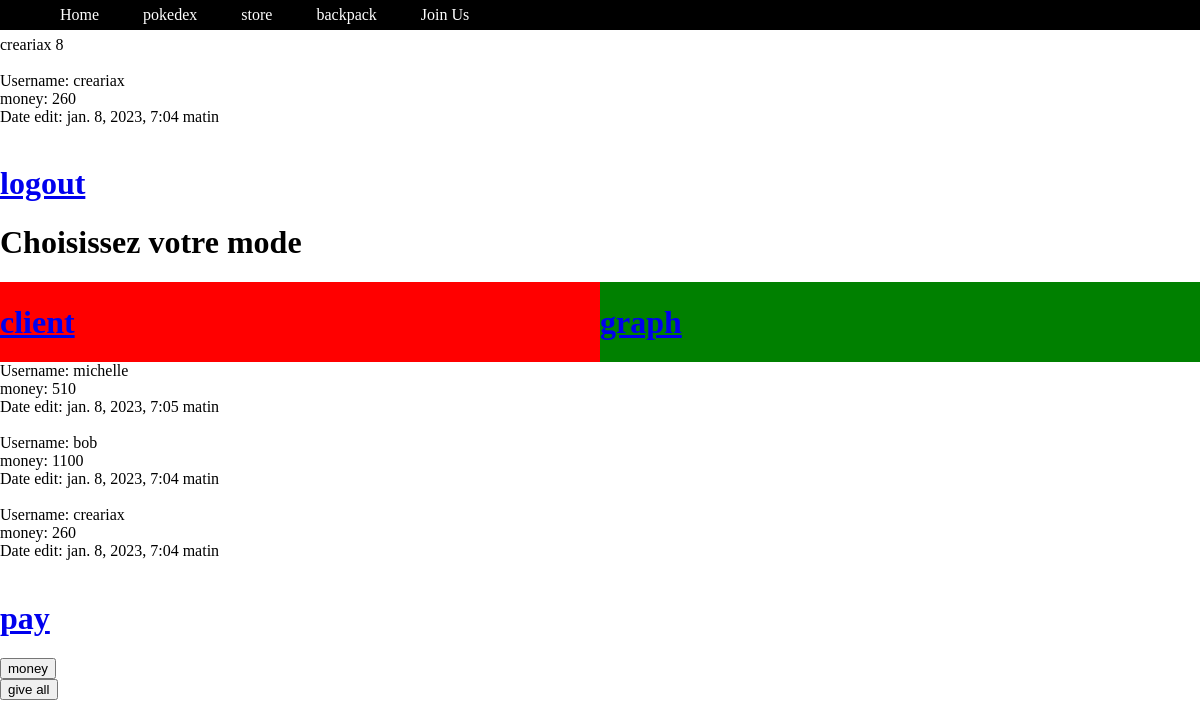
Before: / (signed in) with the older database file.
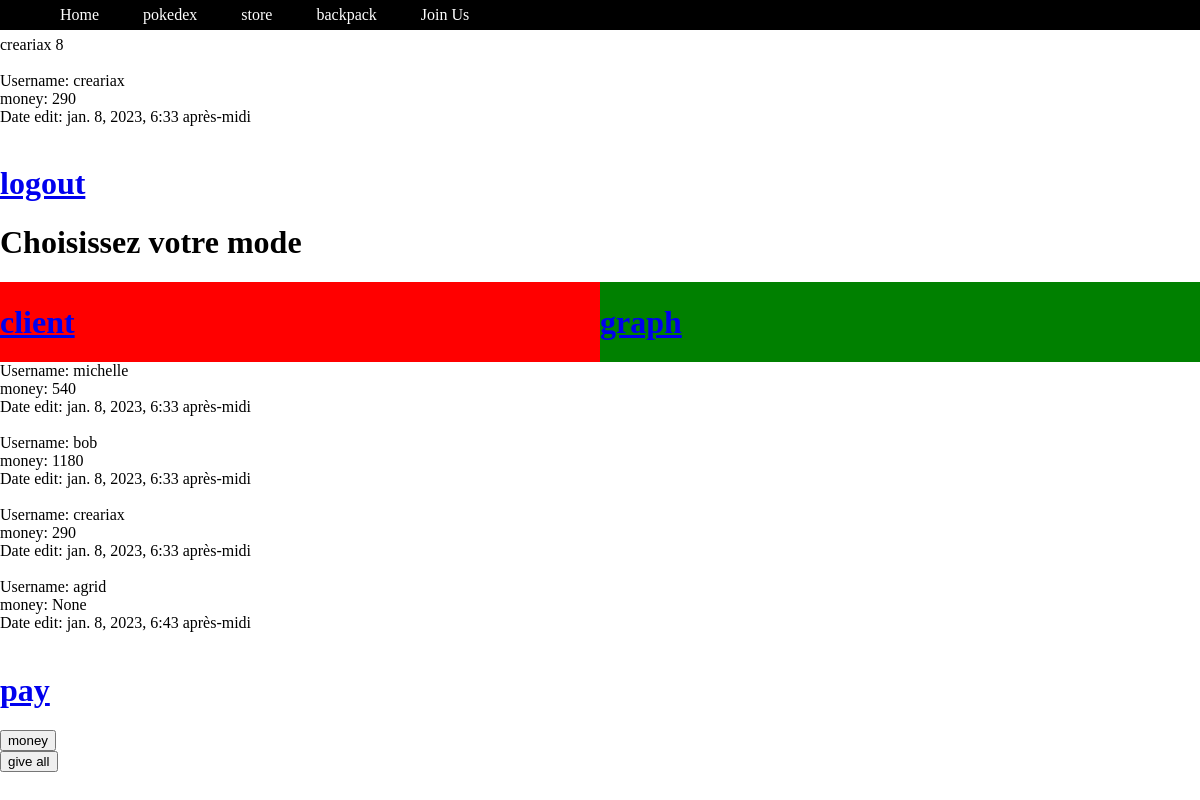
After: the same page with the newer database file.
### authentication/models.py (models this page shows)
class Profile(models.Model):
    user = models.OneToOneField(User, on_delete=models.CASCADE)
    follows = models.ManyToManyField("self",
                                     related_name="followed_by",
                                     symmetrical=False,
                                     blank=True)
    date_modified = models.DateTimeField(User, auto_now=True)
    money = models.IntegerField(default=100)
    my_objects = models.CharField(default=[0, 0, 0, 0], max_length=40)
    def __str__(self):
        return self.user.username

### relaigraph/views.py (the view)
# urls.py: path('', index),
def index(request):
    current_user = request.user
    if current_user.is_authenticated:
        my_id = request.user.id
        admin = False
        if current_user.username == 'admin':
            admin = True
        profiles = Profile.objects.all()
        profile = Profile.objects.filter(user=current_user)
        if 'money' in request.POST:
            for pr in profiles:
                if pr.user.username == current_user.username:
                    pr.money += 10
                    pr.save()
                    print("add", current_user.username)
        elif 'give_all' in request.POST:
            for pr in profiles:
                pr.money += 10
                pr.save()
                print("add", current_user.username)
        return render(request, "index.html", context={"admin": admin,
                                                      "profiles": profiles,
                                                      "id": my_id,
                                                      "user": current_user,
                                                      "profile": profile})
    else:
        return render(request, "index.html")

### relaigraph/templates/index.html (shortened to what this page needs)
{% extends 'navbar.html' %}
{% block nav %}
    <div id="top">
        {% if user.is_authenticated %}
            {{ user.username }}
            {{ id }}
            <br>
            <br>
            {% for pr in profile %}
                Username: {{ pr }}<br>
                money: {{ pr.money }}<br>
                Date edit: {{ pr.date_modified }}<br>
                <br>
            {% endfor %}
        <a href="/logout"><h1>logout</h1></a>
        {% else %}
        <a href="/register"><h1>register</h1></a>
        <a href="/login"><h1>login</h1></a>
        {% endif %}
    </div>
    <h1>Choisissez votre mode</h1>
    <div id="client">
        <a href="/client"><h1>client</h1></a>
    </div>
    <div id="graph">
        <a href="/graph"><h1>graph</h1></a>
    </div>
    {% for p in profiles %}
        Username: {{ p }}<br>
        money: {{ p.money }}<br>
        Date edit: {{ p.date_modified }}<br>
        <br>
    {% endfor %}
    <a href="/payment"><h1>pay</h1></a>
    <form method="POST" class="post_form" name="money">
        <button type="submit" class="save_btn" name="money">
            money
        </button>
    </form>
    <form method="POST" class="post_form" name="give_all">
        <button type="submit" class="save_btn" name="give_all">
            give all
        </button>
    </form>
{% endblock %}

### relaigraph/templates/navbar.html (shortened to what this page needs)
{% load static %}
<!DOCTYPE html>
<html lang="en">
<head>
    <link rel="stylesheet" type="text/css" href="{% static 'css/style.css' %}">
</head>
<body>
<header>
    <nav>
        <ul>
            <li>
                <a href="/"> Home </a>
            <li>
            <a href="/client"> pokedex </a>
        </li>
            <li>
                <a href="/payment"> store </a>
            </li>
            <li> <a href="/client/backpack"> backpack </a>
            </li>
            <li>
                <a href="#"> Join Us </a>
            </li>
        </ul>
    </nav>
</header>
<br>
<content>
{% block nav %}
{% endblock %}
</content>

### authentication/static/css/style.css (style rules this page uses)
#client { width: 50%; height: 100%; float: left; background-color: red; }
#graph { width: 50%; height: 100%; float: left; background-color: green; }

### relaigraph/templates/navbar.html (style rules this page uses)
body { margin: 0px; }
header { background-color: black; position: fixed; left: 0; right: 0; top: 0px; height: 30px; display: flex; align-items: center; z-index: 1; }
header * { display: inline; }
header li { margin: 20px; }
header li a { color: white; text-decoration: none; }
content { margin: 3px; }

Changed rows visible on the page:
changed Profile "creariax": money "260" → "290"; date_modified "jan. 8, 2023, 7:04 matin" → "jan. 8, 2023, 6:33 après-midi"
changed Profile "michelle": money "510" → "540"; date_modified "jan. 8, 2023, 7:05 matin" → "jan. 8, 2023, 6:33 après-midi"
changed Profile "bob": money "1100" → "1180"; date_modified "jan. 8, 2023, 7:04 matin" → "jan. 8, 2023, 6:33 après-midi"
added Profile: user.username "agrid", money "None", date_modified "jan. 8, 2023, 6:43 après-midi", shown under "graph"
